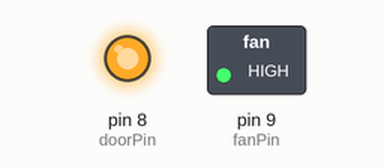
A sketch run on a simulated Arduino Uno, built with avr-gcc and run on an emulated ATmega328P. On the bench: switched loads named in the sketch (green lamp = pin HIGH), output pins drawn as LEDs (lit = HIGH). Random numbers use the default seed unless the sketch sets one.

Above: at 0.1 s.
At 7.6 s:
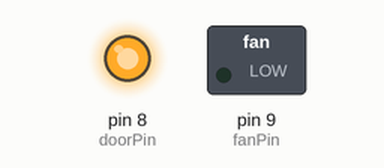
At 20.1 s:
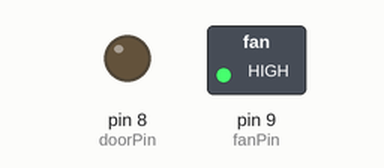
At 37.6 s:
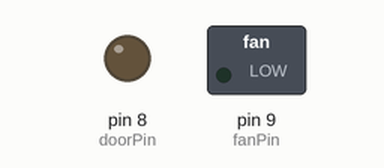
Timing chart, 0 to 39.1 s (numbered marks = the images above):
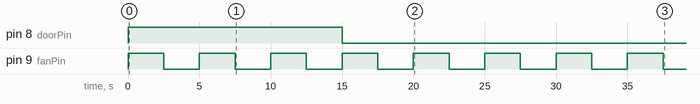

The sketch:

exit_door_and_fan.ino
```cpp
// THE DOOR #2
// 10/19/16
//
// make the fan in the front door "breath" by turning on every 2 seconds, then off
// also open the exit door for 15 seconds at a random interval between 1-3 minutes

int doorPin = 8;
int fanPin = 9;

unsigned long fanTimer;
unsigned long doorTimer;
unsigned long randomInterval;
const long doorInterval = 15000;
const long fanInterval = 2500;

boolean fanState = false;
boolean doorState = false;

void setup() {
  pinMode(doorPin, OUTPUT);
  pinMode(fanPin, OUTPUT);
  digitalWrite(doorPin, LOW);
  digitalWrite(fanPin, LOW);

  Serial.begin(9600);
  randomSeed(analogRead(0));

  fanTimer = millis();
  doorTimer = millis();
}

void loop() {
  if (millis() >= fanTimer){
    if (!fanState) {
      fanTimer = millis() + fanInterval;
      digitalWrite(fanPin, HIGH);
      fanState = true;
    }
    else if (fanState) {
      fanTimer = millis() + fanInterval;
      digitalWrite(fanPin, LOW);
      fanState = false;
    }
  }

  if (millis() >= doorTimer) {
    if (!doorState) {
      doorTimer = millis() + doorInterval;
      digitalWrite(doorPin, HIGH);
      doorState = true;
    }
    else if (doorState) {
      randomInterval = random(60000, 180000);
      doorTimer = millis() + randomInterval;
      digitalWrite(doorPin, LOW);
      doorState = false;
    }
  }

}
```

Measured:
- by itself, pin 8 (doorPin): LOW → HIGH at 0.00 s, → LOW 15.0 s later
- by itself, pin 9 (fanPin): alternates HIGH for 2.5 s and LOW for 2.5 s
